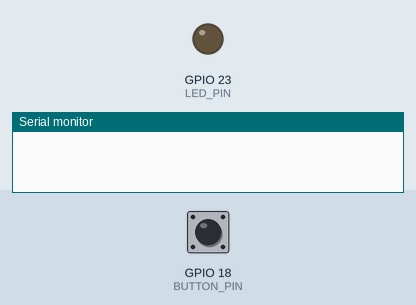
Simulated run of this sketch. Board: ESP32. On the bench: output pins drawn as LEDs (lit = HIGH), the last lines printed to the serial monitor. The inputs (shaded band) are chosen by the test bench; at power-on: GPIO 18 (BUTTON_PIN) HIGH.

Above: at 1.2 s.
1.3 s: GPIO 18 (BUTTON_PIN) pulled LOW for 0.15 s
At 1.8 s:
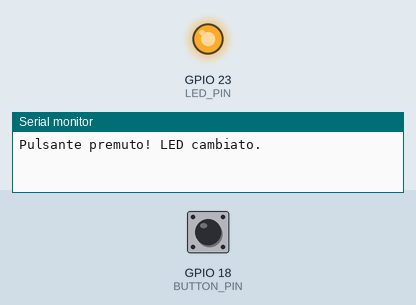
2.9 s: GPIO 18 (BUTTON_PIN) pulled LOW for 1 s
At 4.2 s:
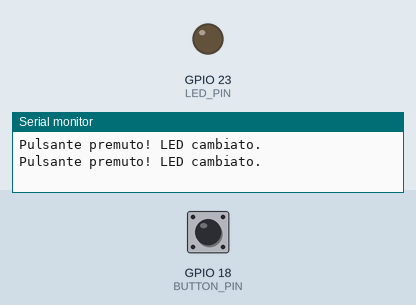
5.4 s: GPIO 18 (BUTTON_PIN) pulled LOW for 3.2 s
At 6.1 s:
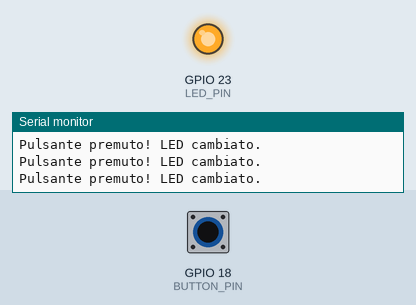
Timing chart, 0 to 8.4 s (numbered marks = the images above; inputs shaded):
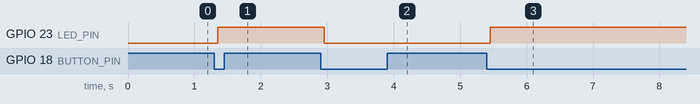

Measured:
- after the input at 1.3 s, GPIO 23 (LED_PIN): LOW → HIGH after 0.05 s
- after the input at 2.9 s, GPIO 23 (LED_PIN): HIGH → LOW after 0.05 s
- after the input at 5.4 s, GPIO 23 (LED_PIN): LOW → HIGH after 0.05 s

The sketch:

debounce.ino
```cpp
#define BUTTON_PIN 18  // Sostituisci con il pin del tuo pulsante
#define LED_PIN 23     // LED collegato a GPIO23

const int debounceDelay = 50; // Ritardo debounce in millisecondi
bool buttonState = LOW;
bool lastButtonState = LOW;
unsigned long lastDebounceTime = 0;

void setup() {
  pinMode(BUTTON_PIN, INPUT_PULLUP); // Attiva la resistenza di pull-up interna
  pinMode(LED_PIN, OUTPUT);
  Serial.begin(115200);
}

void loop() {
  int reading = digitalRead(BUTTON_PIN);

  // Controllo del debounce
  if (reading != lastButtonState) {
    lastDebounceTime = millis();
  }

  if ((millis() - lastDebounceTime) > debounceDelay) {
    // Se lo stato è cambiato, aggiorna lo stato effettivo
    if (reading != buttonState) {
      buttonState = reading;

      // Se il pulsante è stato premuto, cambia lo stato del LED
      if (buttonState == LOW) {  // LOW perché usiamo INPUT_PULLUP
        digitalWrite(LED_PIN, !digitalRead(LED_PIN)); // Toggle LED
        Serial.println("Pulsante premuto! LED cambiato.");
      }
    }
  }

  lastButtonState = reading;
}
```
